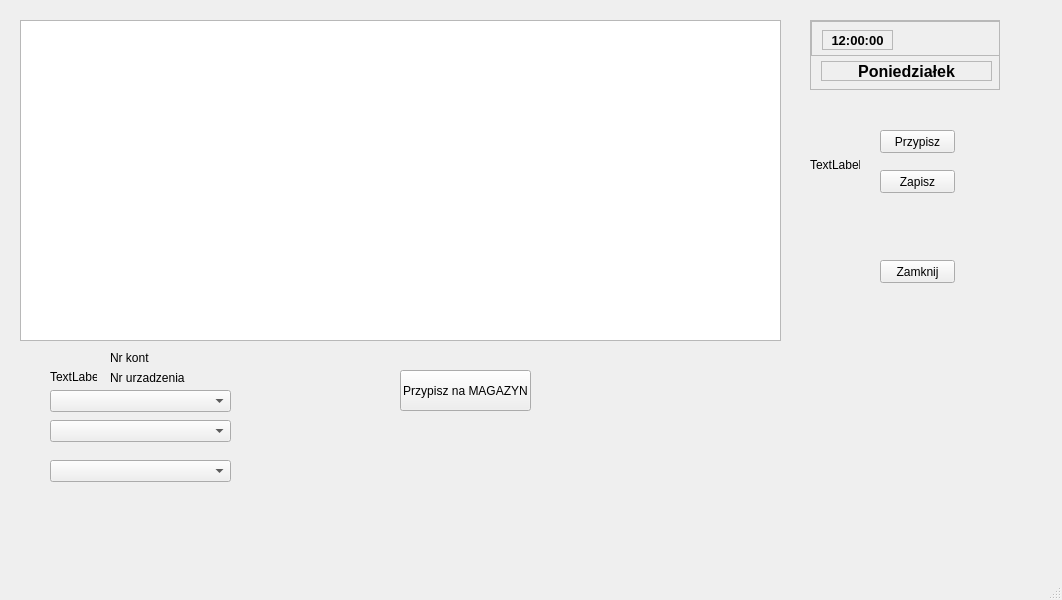
<?xml version="1.0" encoding="UTF-8"?>
<ui version="4.0">
 <class>UrzadzeniaListaKontrahent</class>
 <widget class="QMainWindow" name="UrzadzeniaListaKontrahent">
  <property name="geometry">
   <rect>
    <x>0</x>
    <y>0</y>
    <width>1062</width>
    <height>600</height>
   </rect>
  </property>
  <property name="windowTitle">
   <string>MainWindow</string>
  </property>
  <widget class="QWidget" name="centralwidget">
   <widget class="QComboBox" name="comboBox_2">
    <property name="geometry">
     <rect>
      <x>50</x>
      <y>420</y>
      <width>181</width>
      <height>22</height>
     </rect>
    </property>
   </widget>
   <widget class="QLabel" name="labelTest">
    <property name="geometry">
     <rect>
      <x>50</x>
      <y>370</y>
      <width>47</width>
      <height>13</height>
     </rect>
    </property>
    <property name="text">
     <string>TextLabel</string>
    </property>
   </widget>
   <widget class="QPushButton" name="pushButton_2">
    <property name="geometry">
     <rect>
      <x>880</x>
      <y>260</y>
      <width>75</width>
      <height>23</height>
     </rect>
    </property>
    <property name="text">
     <string>Zamknij</string>
    </property>
   </widget>
   <widget class="QLabel" name="labelDaty">
    <property name="geometry">
     <rect>
      <x>910</x>
      <y>30</y>
      <width>81</width>
      <height>20</height>
     </rect>
    </property>
    <property name="font">
     <font>
      <pointsize>10</pointsize>
      <weight>75</weight>
      <bold>true</bold>
     </font>
    </property>
    <property name="frameShape">
     <enum>QFrame::StyledPanel</enum>
    </property>
    <property name="text">
     <string>1900:01:01</string>
    </property>
    <property name="alignment">
     <set>Qt::AlignCenter</set>
    </property>
   </widget>
   <widget class="QPushButton" name="pushButton">
    <property name="geometry">
     <rect>
      <x>880</x>
      <y>130</y>
      <width>75</width>
      <height>23</height>
     </rect>
    </property>
    <property name="text">
     <string>Przypisz</string>
    </property>
   </widget>
   <widget class="QLabel" name="lblNrUrza">
    <property name="geometry">
     <rect>
      <x>110</x>
      <y>370</y>
      <width>131</width>
      <height>16</height>
     </rect>
    </property>
    <property name="text">
     <string>Nr urzadzenia </string>
    </property>
   </widget>
   <widget class="QLabel" name="lblNrKontr">
    <property name="geometry">
     <rect>
      <x>110</x>
      <y>350</y>
      <width>161</width>
      <height>16</height>
     </rect>
    </property>
    <property name="text">
     <string>Nr kont</string>
    </property>
   </widget>
   <widget class="QTableView" name="tableView">
    <property name="geometry">
     <rect>
      <x>20</x>
      <y>20</y>
      <width>761</width>
      <height>321</height>
     </rect>
    </property>
    <property name="selectionMode">
     <enum>QAbstractItemView::SingleSelection</enum>
    </property>
    <property name="selectionBehavior">
     <enum>QAbstractItemView::SelectRows</enum>
    </property>
    <property name="sortingEnabled">
     <bool>true</bool>
    </property>
   </widget>
   <widget class="QComboBox" name="comboBox">
    <property name="geometry">
     <rect>
      <x>50</x>
      <y>390</y>
      <width>181</width>
      <height>22</height>
     </rect>
    </property>
   </widget>
   <widget class="QPushButton" name="pushButton_3">
    <property name="geometry">
     <rect>
      <x>880</x>
      <y>170</y>
      <width>75</width>
      <height>23</height>
     </rect>
    </property>
    <property name="text">
     <string>Zapisz</string>
    </property>
   </widget>
   <widget class="QScrollArea" name="scrollArea_8">
    <property name="geometry">
     <rect>
      <x>810</x>
      <y>20</y>
      <width>190</width>
      <height>70</height>
     </rect>
    </property>
    <property name="widgetResizable">
     <bool>true</bool>
    </property>
    <widget class="QWidget" name="scrollAreaWidgetContents_8">
     <property name="geometry">
      <rect>
       <x>0</x>
       <y>0</y>
       <width>188</width>
       <height>68</height>
      </rect>
     </property>
     <widget class="QLabel" name="labelDzien">
      <property name="geometry">
       <rect>
        <x>10</x>
        <y>40</y>
        <width>171</width>
        <height>20</height>
       </rect>
      </property>
      <property name="font">
       <font>
        <pointsize>12</pointsize>
        <weight>75</weight>
        <bold>true</bold>
       </font>
      </property>
      <property name="frameShape">
       <enum>QFrame::StyledPanel</enum>
      </property>
      <property name="text">
       <string>Poniedziałek</string>
      </property>
      <property name="alignment">
       <set>Qt::AlignCenter</set>
      </property>
      <property name="wordWrap">
       <bool>false</bool>
      </property>
     </widget>
     <widget class="QScrollArea" name="scrollArea_9">
      <property name="geometry">
       <rect>
        <x>0</x>
        <y>0</y>
        <width>190</width>
        <height>35</height>
       </rect>
      </property>
      <property name="widgetResizable">
       <bool>true</bool>
      </property>
      <widget class="QWidget" name="scrollAreaWidgetContents_9">
       <property name="geometry">
        <rect>
         <x>0</x>
         <y>0</y>
         <width>188</width>
         <height>33</height>
        </rect>
       </property>
       <widget class="QLabel" name="labelZegara">
        <property name="geometry">
         <rect>
          <x>10</x>
          <y>8</y>
          <width>71</width>
          <height>20</height>
         </rect>
        </property>
        <property name="font">
         <font>
          <pointsize>10</pointsize>
          <weight>75</weight>
          <bold>true</bold>
         </font>
        </property>
        <property name="frameShape">
         <enum>QFrame::StyledPanel</enum>
        </property>
        <property name="text">
         <string>12:00:00</string>
        </property>
        <property name="alignment">
         <set>Qt::AlignCenter</set>
        </property>
       </widget>
      </widget>
     </widget>
     <zorder>scrollArea_9</zorder>
     <zorder>labelDzien</zorder>
    </widget>
   </widget>
   <widget class="QComboBox" name="comboBox_3">
    <property name="geometry">
     <rect>
      <x>50</x>
      <y>460</y>
      <width>181</width>
      <height>22</height>
     </rect>
    </property>
   </widget>
   <widget class="QLabel" name="lblCheckOkNo">
    <property name="geometry">
     <rect>
      <x>810</x>
      <y>140</y>
      <width>50</width>
      <height>50</height>
     </rect>
    </property>
    <property name="text">
     <string>TextLabel</string>
    </property>
   </widget>
   <widget class="QPushButton" name="pushButton_4">
    <property name="geometry">
     <rect>
      <x>400</x>
      <y>370</y>
      <width>131</width>
      <height>41</height>
     </rect>
    </property>
    <property name="text">
     <string>Przypisz na MAGAZYN</string>
    </property>
   </widget>
  </widget>
  <widget class="QMenuBar" name="menubar">
   <property name="geometry">
    <rect>
     <x>0</x>
     <y>0</y>
     <width>1062</width>
     <height>21</height>
    </rect>
   </property>
  </widget>
  <widget class="QStatusBar" name="statusbar"/>
 </widget>
 <resources/>
 <connections/>
</ui>
